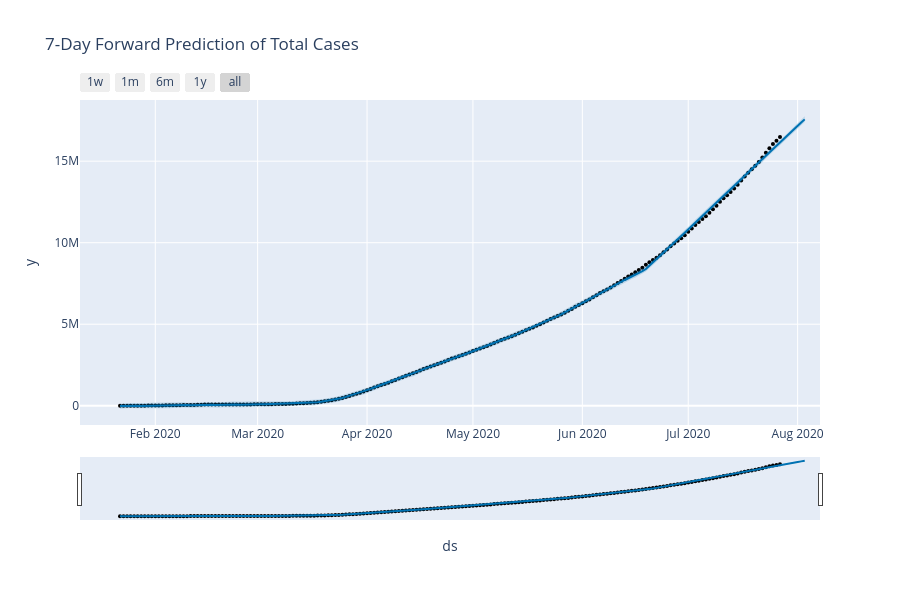

Here is the notebook cell this chart was saved with:
### Code cell
fig3 = plot_plotly(model, forecast)
fig3.update_layout(title='7-Day Forward Prediction of Total Cases')
fig3.show()

### Figure 1 — Plotly figure (JSON) as saved in the notebook; plotly's stock layout.template omitted (floating-point values rounded to 4 significant figures; data arrays with more than 128 entries replaced by an {"elided": "..."} marker saying what was removed)
{"data": [{"marker": {"color": "black", "size": 4}, "mode": "markers", "name": "Actual", "type": "scatter", "x": {"elided": "188 str values"}, "y": {"elided": "188 int values"}}, {"hoverinfo": "skip", "line": {"width": 0}, "mode": "lines", "type": "scatter", "x": {"elided": "195 str values"}, "y": {"elided": "195 float values"}}, {"fill": "tonexty", "fillcolor": "rgba(0, 114, 178, 0.2)", "line": {"color": "#0072B2", "width": 2}, "mode": "lines", "name": "Predicted", "type": "scatter", "x": {"elided": "195 str values"}, "y": {"elided": "195 float values"}}, {"fill": "tonexty", "fillcolor": "rgba(0, 114, 178, 0.2)", "hoverinfo": "skip", "line": {"width": 0}, "mode": "lines", "type": "scatter", "x": {"elided": "195 str values"}, "y": {"elided": "195 float values"}}], "layout": {"height": 600, "showlegend": false, "title": {"text": "7-Day Forward Prediction of Total Cases"}, "width": 900, "xaxis": {"autorange": true, "range": ["2020-01-10 16:00", "2020-08-07 08:00"], "rangeselector": {"buttons": [{"count": 7, "label": "1w", "step": "day", "stepmode": "backward"}, {"count": 1, "label": "1m", "step": "month", "stepmode": "backward"}, {"count": 6, "label": "6m", "step": "month", "stepmode": "backward"}, {"count": 1, "label": "1y", "step": "year", "stepmode": "backward"}, {"step": "all"}]}, "rangeslider": {"autorange": true, "range": ["2020-01-10 16:00", "2020-08-07 08:00"], "visible": true, "yaxis": {"_template": null, "rangemode": "match"}}, "title": {"text": "ds"}, "type": "date"}, "yaxis": {"autorange": true, "range": [-1182000.0, 18750000.0], "title": {"text": "y"}, "type": "linear"}}}
